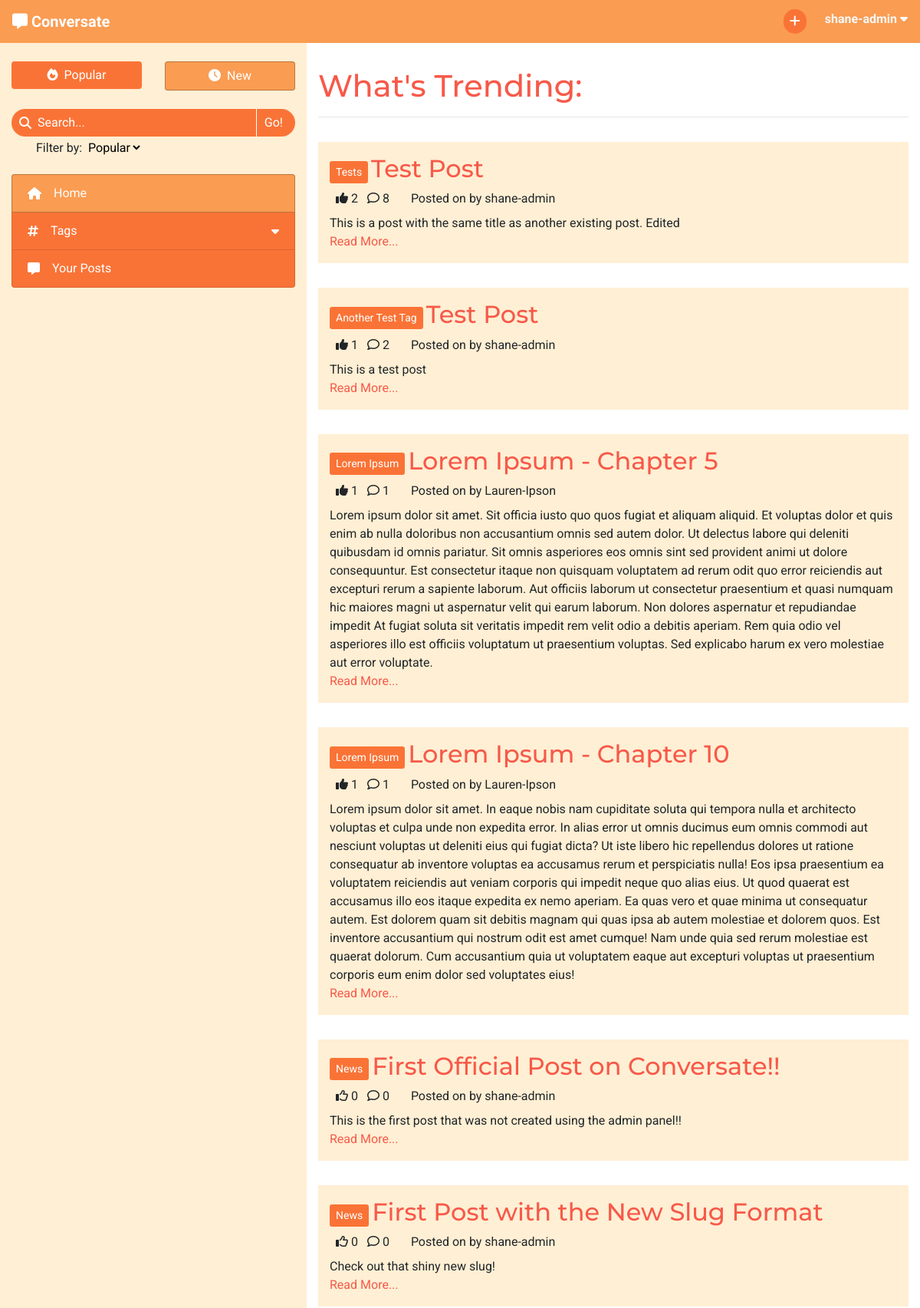
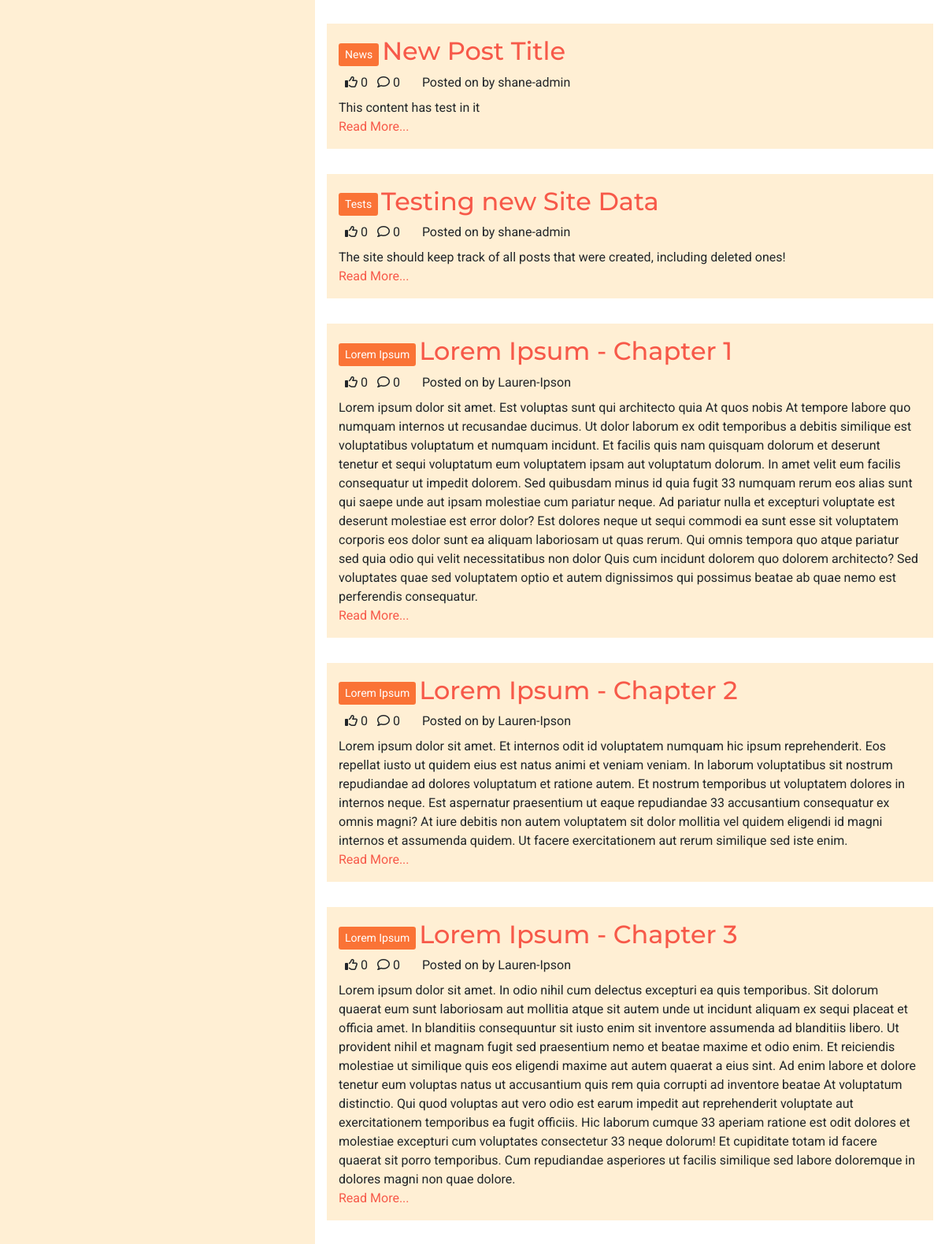
The app's page / (signed in, upper part) with its own data (2 pictures, top to bottom).
### forum/models.py (models this page shows, shortened)
class Post(models.Model):
    title = models.CharField(max_length=200)
    slug = models.SlugField(max_length=200, unique=True)
    tag = models.ForeignKey(Tag, on_delete=models.CASCADE,
                            related_name='tagged_posts')
    posted_by = models.ForeignKey(User, on_delete=models.CASCADE,
                                  related_name='added_posts')
    posted_on = models.DateTimeField(auto_now_add=True)
    content = models.TextField()
    edited = models.BooleanField(default=False)
    likes = models.ManyToManyField(User, related_name='post_likes', blank=True)
    approved = models.BooleanField(default=False)
    class Meta:
        ordering = ['-posted_on']
    def number_of_likes(self):
        return self.likes.count()
    def number_of_comments(self):
        return self.comments.count()

class Tag(models.Model):
    name = models.CharField(max_length=30, unique=True)
    def __str__(self):
        return self.name

### forum/views.py (the view)
# urls.py: path('', views.ListPosts.as_view(), name='home'),
class ListPosts(View):
    def get(self, request):
        if not request.user.is_authenticated:
            return redirect('accounts/login')
        posts = Post.objects \
                    .annotate(num_likes=Count('likes')) \
                    .order_by('-num_likes')
        context = get_paginated_posts(request, posts)
        context['heading'] = "What's Trending"
        context['selected_tab'] = 'Popular'
        return render(
            request,
            'index.html',
            context,
        )

### forum/core/pagination.py (called while the page is built)
def get_paginated_posts(request, post_list):
    p = Paginator(post_list, POSTS_PER_PAGE)
    page = request.GET.get('page')
    current_posts = p.get_page(page)
    pagination_context = {
        'post_list': current_posts,
        'page': page
    }
    if page is None:
        page = 1
    if p.num_pages > NUM_PAGES:
        pagination_context.update(get_page_range(
            int(page),
            p.num_pages
        ))
    else:
        pagination_context['page_range'] = p.page_range
    return pagination_context

### templates/index.html (shortened to what this page needs)
{% extends "base.html" %}
{% block content %}
<h1>{{ heading }}:</h1>
<hr>
{% for post in post_list %}
    <div class="row post">
        <div class="post-title col-12">
            <a href="#" class="btn btn-sm tag align-middle">{{ post.tag }}</a>
            <a href="{% url 'view_post' post.slug %}" class="anchor-no-style">
                <h2 class="d-inline-block align-middle">{{ post.title }}</h2>
            </a>
        </div>
        <div class="col-12">
            {% if user in post.likes.all %}
                <i class="fa-solid fa-thumbs-up ml-2"></i>
            {% else %}
                <i class="fa-regular fa-thumbs-up ml-2"></i>
            {% endif %}
            {{ post.number_of_likes }}
            <i class="fa-regular fa-comment ml-2"></i>
            {{ post.number_of_comments }}
            <p class="d-inline ml-4">Posted on {{ post.date_formatted }} by {{ post.posted_by }}</p>
        </div>
        <div class="col-12">
            <div class="mt-2">{{ post.content|safe }}</div>
            <a href="{% url 'view_post' post.slug %}">Read More...</a>
        </div>
    </div>
{% endfor %}
{% endblock content %}

### templates/base.html (shortened to what this page needs)
{% load static %}
<!DOCTYPE html>
<html lang="en">
<head>
    <link rel="stylesheet" href="https://cdn.jsdelivr.net/npm/bootstrap@4.6.2/dist/css/bootstrap.min.css"
>
    <link rel="stylesheet" href="{% static 'css/style.css' %}" type="text/css">
</head>
<body id="main-page">
    <nav class="navbar navbar-expand-sm navbar-dark">
        <div>
            <a class="navbar-brand" href="{% url 'home' %}" aria-label="Go to the home page">
                <i class="fa-solid fa-message"></i>
                <strong>Conversate</strong>
            </a>
        </div>
            <ul class="nav justify-content-end">
                {% if user.is_authenticated %}
                    <li class="nav mr-2 mr-lg-4">
                        <a class="nav-icon" href="{% url 'new_post' %}" data-toggle="tooltip"
                            data-placement="bottom" title="New Post" aria-label="Create a new post">
                            <i class="fa-solid fa-plus"></i>
                        </a>
                    </li>
                    <li class="nav dropdown">
                        <span class="text-light d-none d-md-inline" data-toggle="dropdown" role="button"
                            aria-expanded="false" aria-label="User Information">
                            <strong class="align-middle">{{ user.username }}
                                <i class="fa-solid fa-caret-down"></i>
                            </strong>
                        </span>
                    </li>
                {% else %}
                    <li class="nav">
                        <a href="{% url 'account_login' %}" class="btn">Log In</a>
                    </li>
                {% endif %}
            </ul>
    </nav>
    <div>
        <div class="container-fluid">
            <div class="row">
                <nav class="d-none d-md-block col-4">
                    <div class="container-fluid px-0 mt-4">
                        <div class="row">
                            <div class="col-6">
                                <a href="{% url 'sort_posts' 0 request.path %}" class="btn btn-block side-nav-btn
                                    {% if not user.profile.sort_by_new %} active{% endif %}">
                                    <i class="fa-solid fa-fire mr-lg-1"></i>
                                    Popular
                                </a>
                            </div>
                            <div class="col-6">
                                <a href="{% url 'sort_posts' 1 request.path %}" class="btn btn-block side-nav-btn
                                    {% if user.profile.sort_by_new %} active{% endif %}">
                                    <i class="fa-solid fa-clock mr-lg-1"></i>
                                    New
                                </a>
                            </div>
                        </div>
                    </div>
                    <form action="{% url 'search_post' %}" method="GET" autocomplete="off">
                        <div class="search-bar mt-4">
                            <div class="center-to-container">
                                <i class="fa-solid fa-magnifying-glass"></i>
                            </div>
                            <input type="text" id="search-input" name="search_query"
                                {% if search_result %} value="{{ search_result }}"{% endif %} placeholder="Search..." required>
                            <input type="submit" class="side-nav-btn" value="Go!">
                        </div>
                        <label for="search-filter" class="ml-4 pl-2">Filter by:</label>
                        <select class="mt-1 mb-4 clickable" name="filter_by" id="search-filter">
                            <option value="popular">Popular</option>
                        </select>
                    </form>
                    <div class="list-group side-nav">
                        <a class="list-group-item list-group-item-action side-nav-btn {% if selected_tab == 'Popular' %} active{% endif %}"
                            href="{% url 'home' %}">
                            <i class="fa-solid fa-house mr-2 mr-lg-3 center-to-container"></i>Home
                        </a>
                        <a id="tag-collapse" class="list-group-item list-group-item-action side-nav-btn clickable" data-toggle="collapse"
                            href="#side-nav-tags" role="button" aria-expanded="false" aria-controls="side-nav-tags">
                            <i class="fa-solid fa-hashtag mr-2 mr-lg-3 center-to-container"></i>
                            <div>Tags</div>
                            <i class="fa-solid fa-caret-down center-to-container"></i>
                        </a>
                        <a class="list-group-item list-group-item-action side-nav-btn clickable">
                            <i class="fa-solid fa-message mr-2 mr-lg-3 center-to-container"></i>Your Posts
                        </a>
                    </div>
                </nav>
                <div id="main-content" class="col col-md-8">
                    <section>
                        {% block content %}
                        {% endblock content %}
                    </section>
                </div>
            </div>
        </div>
    </div>
</body>
</html>

### static/css/style.css (style rules this page uses)
* { font-family: 'Roboto', sans-serif; }
h1, h2, h3 { font-family: 'Montserrat', sans-serif; }
.clickable { cursor: pointer; }
.anchor-no-style, .anchor-no-style:hover { text-decoration: none; }
a, h1, h2, h3 { color: #f75949; }
.btn { background-color: #f75949; border: none; color: white; }
.center-to-container { display: flex; align-items: center; justify-content: center; }
.navbar { background-color: #FA9C52; display: grid; grid-template-columns: 1fr 1fr; grid-template-rows: 1fr; }
.nav-icon { color: white; background-color: #FA7336; border: none; border-radius: 32px; width: 30px; padding: 4px; text-align: center; }
.side-nav-btn, .side-nav-btn:focus { color: white; background-color: #FA7336; transition: color .15s ease-in-out, background-color .15s ease-in-out, border-color .15s ease-in-out, box-shadow .15s ease-in-out; }
.side-nav>.list-group-item-action, .side-nav>.list-group-item-action:focus { display: grid; grid-template-columns: auto 1fr auto; grid-template-rows: 1fr; }
.side-nav-btn.active { background-color: #FA9C52; border: 1px solid rgba(0, 0, 0, 0.25); }
#tag-collapse { border-bottom: none; }
.search-bar { border-radius: 32px; width: 100%; background-color: #FA7336; color: white; display: grid; grid-template-columns: auto 1fr auto; grid-template-rows: 1fr; overflow: hidden; }
.search-bar i { padding-left: 10px; }
#search-input, #search-input::placeholder { margin-left: 8px; padding: 6px 0; border: none; outline: none; display: inline-block; min-width: 0; background-color: #FA7336; color: white; }
.search-bar input[type=submit] { background: none; border: none; border-left: 1px solid white; padding: 4px 16px 4px 10px; color: white; }
#search-filter { background: none; border: none; outline: none; }
#main-page { background-color: #FFEFD4; }
#main-content { background-color: white; padding-top: 32px; height: calc(100vh - 56px); overflow-y: auto; display: grid; grid-template-columns: 1fr; grid-template-rows: 1fr auto; }
.post { margin: 32px 0; padding: 16px 0; background-color: #FFEFD4; }
.tag { background-color: #FA7336; color: white; }

### records on screen
Post: tag "Tests", title "Test Post", number_of_likes "2", number_of_comments "8", posted_by "shane-admin", content "This is a post with the same title as another existing post. Edited"
Post: tag "Another Test Tag", title "Test Post", number_of_likes "1", number_of_comments "2", posted_by "shane-admin", content "This is a test post"
Post: tag "Lorem Ipsum", title "Lorem Ipsum - Chapter 5", number_of_likes "1", number_of_comments "1", posted_by "Lauren-Ipson", content "Lorem ipsum dolor sit amet. Sit officia iusto quo quos fugiat et aliquam aliquid. Et voluptas dolor et quis enim ab nulla doloribus non accusantium omnis sed autem dolor. Ut delectus labore qui deleniti quibusdam id omnis pariatur. Sit omnis asperiores eos omnis sint sed provident animi ut dolore consequuntur. Est consectetur itaque non quisquam voluptatem ad rerum odit quo error reiciendis aut excepturi rerum a sapiente laborum. Aut officiis laborum ut consectetur praesentium et quasi numquam hic maiores magni ut aspernatur velit qui earum laborum. Non dolores aspernatur et repudiandae impedit At fugiat soluta sit veritatis impedit rem velit odio a debitis aperiam. Rem quia odio vel…"
Post: tag "Lorem Ipsum", title "Lorem Ipsum - Chapter 10", number_of_likes "1", number_of_comments "1", posted_by "Lauren-Ipson", content "Lorem ipsum dolor sit amet. In eaque nobis nam cupiditate soluta qui tempora nulla et architecto voluptas et culpa unde non expedita error. In alias error ut omnis ducimus eum omnis commodi aut nesciunt voluptas ut deleniti eius qui fugiat dicta? Ut iste libero hic repellendus dolores ut ratione consequatur ab inventore voluptas ea accusamus rerum et perspiciatis nulla! Eos ipsa praesentium ea voluptatem reiciendis aut veniam corporis qui impedit neque quo alias eius. Ut quod quaerat est accusamus illo eos itaque expedita ex nemo aperiam. Ea quas vero et quae minima ut consequatur autem. Est dolorem quam sit debitis magnam qui quas ipsa ab autem molestiae et dolorem quos. Est inventore…"
Post: tag "News", title "First Official Post on Conversate!!", number_of_likes "0", number_of_comments "0", posted_by "shane-admin", content "This is the first post that was not created using the admin panel!!"
Post: tag "News", title "First Post with the New Slug Format", number_of_likes "0", number_of_comments "0", posted_by "shane-admin", content "Check out that shiny new slug!"
Post: tag "News", title "New Post Title", number_of_likes "0", number_of_comments "0", posted_by "shane-admin", content "This content has test in it"
Post: tag "Tests", title "Testing new Site Data", number_of_likes "0", number_of_comments "0", posted_by "shane-admin", content "The site should keep track of all posts that were created, including deleted ones!"
Post: tag "Lorem Ipsum", title "Lorem Ipsum - Chapter 1", number_of_likes "0", number_of_comments "0", posted_by "Lauren-Ipson", content "Lorem ipsum dolor sit amet. Est voluptas sunt qui architecto quia At quos nobis At tempore labore quo numquam internos ut recusandae ducimus. Ut dolor laborum ex odit temporibus a debitis similique est voluptatibus voluptatum et numquam incidunt. Et facilis quis nam quisquam dolorum et deserunt tenetur et sequi voluptatum eum voluptatem ipsam aut voluptatum dolorum. In amet velit eum facilis consequatur ut impedit dolorem. Sed quibusdam minus id quia fugit 33 numquam rerum eos alias sunt qui saepe unde aut ipsam molestiae cum pariatur neque. Ad pariatur nulla et excepturi voluptate est deserunt molestiae est error dolor? Est dolores neque ut sequi commodi ea sunt esse sit voluptatem…"
Post: tag "Lorem Ipsum", title "Lorem Ipsum - Chapter 2", number_of_likes "0", number_of_comments "0", posted_by "Lauren-Ipson", content "Lorem ipsum dolor sit amet. Et internos odit id voluptatem numquam hic ipsum reprehenderit. Eos repellat iusto ut quidem eius est natus animi et veniam veniam. In laborum voluptatibus sit nostrum repudiandae ad dolores voluptatum et ratione autem. Et nostrum temporibus ut voluptatem dolores in internos neque. Est aspernatur praesentium ut eaque repudiandae 33 accusantium consequatur ex omnis magni? At iure debitis non autem voluptatem sit dolor mollitia vel quidem eligendi id magni internos et assumenda quidem. Ut facere exercitationem aut rerum similique sed iste enim."
Post: tag "Lorem Ipsum", title "Lorem Ipsum - Chapter 3", number_of_likes "0", number_of_comments "0", posted_by "Lauren-Ipson", content "Lorem ipsum dolor sit amet. In odio nihil cum delectus excepturi ea quis temporibus. Sit dolorum quaerat eum sunt laboriosam aut mollitia atque sit autem unde ut incidunt aliquam ex sequi placeat et officia amet. In blanditiis consequuntur sit iusto enim sit inventore assumenda ad blanditiis libero. Ut provident nihil et magnam fugit sed praesentium nemo et beatae maxime et odio enim. Et reiciendis molestiae ut similique quis eos eligendi maxime aut autem quaerat a eius sint. Ad enim labore et dolore tenetur eum voluptas natus ut accusantium quis rem quia corrupti ad inventore beatae At voluptatum distinctio. Qui quod voluptas aut vero odio est earum impedit aut reprehenderit voluptate aut…"

### other values on screen
{{ user.username }} "shane-admin"
{{ heading }} "What's Trending"
